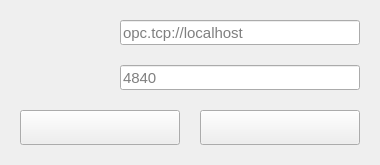
<?xml version="1.0" encoding="UTF-8"?>
<ui version="4.0">
 <class>ConnectUI</class>
 <widget class="QWidget" name="ConnectUI">
  <property name="geometry">
   <rect>
    <x>0</x>
    <y>0</y>
    <width>380</width>
    <height>165</height>
   </rect>
  </property>
  <property name="windowTitle">
   <string>请求连接……</string>
  </property>
  <widget class="QPushButton" name="button_connect">
   <property name="geometry">
    <rect>
     <x>200</x>
     <y>110</y>
     <width>160</width>
     <height>35</height>
    </rect>
   </property>
  </widget>
  <widget class="QLineEdit" name="edit_ip">
   <property name="geometry">
    <rect>
     <x>120</x>
     <y>20</y>
     <width>240</width>
     <height>25</height>
    </rect>
   </property>
   <property name="font">
    <font>
     <pointsize>11</pointsize>
    </font>
   </property>
   <property name="text">
    <string/>
   </property>
   <property name="placeholderText">
    <string>opc.tcp://localhost</string>
   </property>
  </widget>
  <widget class="QLabel" name="label_ip">
   <property name="geometry">
    <rect>
     <x>20</x>
     <y>20</y>
     <width>80</width>
     <height>25</height>
    </rect>
   </property>
   <property name="font">
    <font>
     <family>Microsoft YaHei</family>
     <pointsize>14</pointsize>
     <bold>false</bold>
    </font>
   </property>
   <property name="styleSheet">
    <string notr="true"/>
   </property>
   <property name="text">
    <string/>
   </property>
   <property name="alignment">
    <set>Qt::AlignRight|Qt::AlignTrailing|Qt::AlignVCenter</set>
   </property>
  </widget>
  <widget class="QPushButton" name="button_clear">
   <property name="geometry">
    <rect>
     <x>20</x>
     <y>110</y>
     <width>160</width>
     <height>35</height>
    </rect>
   </property>
  </widget>
  <widget class="QLabel" name="label_port">
   <property name="geometry">
    <rect>
     <x>20</x>
     <y>65</y>
     <width>80</width>
     <height>25</height>
    </rect>
   </property>
   <property name="font">
    <font>
     <family>Microsoft YaHei</family>
     <pointsize>14</pointsize>
     <bold>false</bold>
    </font>
   </property>
   <property name="styleSheet">
    <string notr="true"/>
   </property>
   <property name="text">
    <string/>
   </property>
   <property name="alignment">
    <set>Qt::AlignRight|Qt::AlignTrailing|Qt::AlignVCenter</set>
   </property>
  </widget>
  <widget class="QLineEdit" name="edit_port">
   <property name="geometry">
    <rect>
     <x>120</x>
     <y>65</y>
     <width>240</width>
     <height>25</height>
    </rect>
   </property>
   <property name="font">
    <font>
     <pointsize>11</pointsize>
    </font>
   </property>
   <property name="text">
    <string/>
   </property>
   <property name="placeholderText">
    <string>4840</string>
   </property>
  </widget>
  <widget class="QLabel" name="label_msg">
   <property name="geometry">
    <rect>
     <x>230</x>
     <y>90</y>
     <width>100</width>
     <height>20</height>
    </rect>
   </property>
   <property name="text">
    <string/>
   </property>
   <property name="alignment">
    <set>Qt::AlignCenter</set>
   </property>
  </widget>
 </widget>
 <resources/>
 <connections>
  <connection>
   <sender>button_clear</sender>
   <signal>clicked()</signal>
   <receiver>edit_ip</receiver>
   <slot>clear()</slot>
   <hints>
    <hint type="sourcelabel">
     <x>104</x>
     <y>109</y>
    </hint>
    <hint type="destinationlabel">
     <x>254</x>
     <y>54</y>
    </hint>
   </hints>
  </connection>
  <connection>
   <sender>button_clear</sender>
   <signal>clicked()</signal>
   <receiver>edit_port</receiver>
   <slot>clear()</slot>
   <hints>
    <hint type="sourcelabel">
     <x>104</x>
     <y>139</y>
    </hint>
    <hint type="destinationlabel">
     <x>259</x>
     <y>84</y>
    </hint>
   </hints>
  </connection>
 </connections>
</ui>
